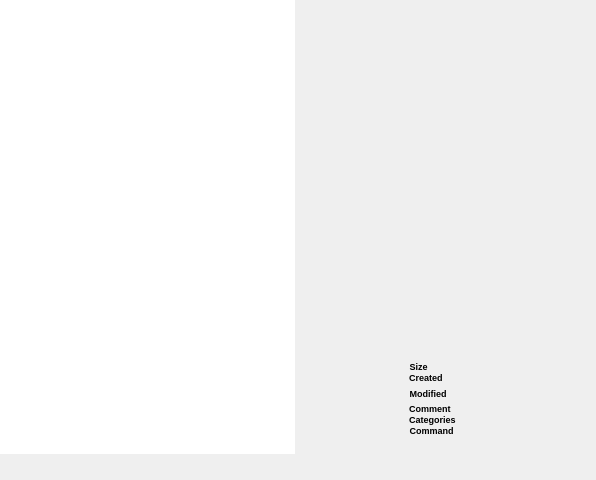
<?xml version="1.0" encoding="UTF-8"?>
<ui version="4.0">
 <class>Form</class>
 <widget class="QWidget" name="Form">
  <property name="geometry">
   <rect>
    <x>0</x>
    <y>0</y>
    <width>596</width>
    <height>480</height>
   </rect>
  </property>
  <property name="windowTitle">
   <string>Form</string>
  </property>
  <property name="styleSheet">
   <string notr="true">padding: 0;
margin: 0;</string>
  </property>
  <layout class="QGridLayout" name="gridLayout">
   <property name="leftMargin">
    <number>0</number>
   </property>
   <property name="topMargin">
    <number>0</number>
   </property>
   <property name="rightMargin">
    <number>0</number>
   </property>
   <property name="bottomMargin">
    <number>6</number>
   </property>
   <property name="spacing">
    <number>6</number>
   </property>
   <item row="1" column="0" colspan="2">
    <widget class="QFrame" name="frame">
     <property name="sizePolicy">
      <sizepolicy hsizetype="Preferred" vsizetype="Fixed">
       <horstretch>0</horstretch>
       <verstretch>0</verstretch>
      </sizepolicy>
     </property>
     <property name="frameShape">
      <enum>QFrame::NoFrame</enum>
     </property>
     <property name="frameShadow">
      <enum>QFrame::Plain</enum>
     </property>
     <layout class="QGridLayout" name="gridLayout_2">
      <property name="leftMargin">
       <number>0</number>
      </property>
      <property name="topMargin">
       <number>0</number>
      </property>
      <property name="rightMargin">
       <number>0</number>
      </property>
      <property name="bottomMargin">
       <number>0</number>
      </property>
      <item row="0" column="0">
       <widget class="QLabel" name="status">
        <property name="sizePolicy">
         <sizepolicy hsizetype="Preferred" vsizetype="Fixed">
          <horstretch>0</horstretch>
          <verstretch>0</verstretch>
         </sizepolicy>
        </property>
        <property name="styleSheet">
         <string notr="true">padding-left: 5px;</string>
        </property>
        <property name="text">
         <string/>
        </property>
       </widget>
      </item>
     </layout>
    </widget>
   </item>
   <item row="0" column="0">
    <widget class="QListWidget" name="list_widget">
     <property name="sizePolicy">
      <sizepolicy hsizetype="Expanding" vsizetype="Expanding">
       <horstretch>0</horstretch>
       <verstretch>0</verstretch>
      </sizepolicy>
     </property>
     <property name="cursor" stdset="0">
      <cursorShape>PointingHandCursor</cursorShape>
     </property>
     <property name="mouseTracking">
      <bool>true</bool>
     </property>
     <property name="frameShape">
      <enum>QFrame::NoFrame</enum>
     </property>
     <property name="frameShadow">
      <enum>QFrame::Plain</enum>
     </property>
     <property name="verticalScrollBarPolicy">
      <enum>Qt::ScrollBarAsNeeded</enum>
     </property>
     <property name="horizontalScrollBarPolicy">
      <enum>Qt::ScrollBarAlwaysOff</enum>
     </property>
     <property name="gridSize">
      <size>
       <width>0</width>
       <height>50</height>
      </size>
     </property>
     <property name="wordWrap">
      <bool>true</bool>
     </property>
     <property name="sortingEnabled">
      <bool>true</bool>
     </property>
    </widget>
   </item>
   <item row="0" column="1">
    <widget class="QWidget" name="widget_info" native="true">
     <layout class="QGridLayout" name="gridLayout_9">
      <item row="0" column="0">
       <widget class="QFrame" name="frame_2">
        <property name="sizePolicy">
         <sizepolicy hsizetype="Expanding" vsizetype="Preferred">
          <horstretch>0</horstretch>
          <verstretch>0</verstretch>
         </sizepolicy>
        </property>
        <property name="frameShape">
         <enum>QFrame::NoFrame</enum>
        </property>
        <property name="frameShadow">
         <enum>QFrame::Plain</enum>
        </property>
        <layout class="QGridLayout" name="gridLayout_6">
         <item row="0" column="0" colspan="2">
          <widget class="QLabel" name="image">
           <property name="text">
            <string/>
           </property>
           <property name="alignment">
            <set>Qt::AlignCenter</set>
           </property>
          </widget>
         </item>
        </layout>
       </widget>
      </item>
      <item row="3" column="0">
       <widget class="QLabel" name="version">
        <property name="sizePolicy">
         <sizepolicy hsizetype="Preferred" vsizetype="Fixed">
          <horstretch>0</horstretch>
          <verstretch>0</verstretch>
         </sizepolicy>
        </property>
        <property name="font">
         <font>
          <pointsize>8</pointsize>
         </font>
        </property>
        <property name="text">
         <string/>
        </property>
        <property name="alignment">
         <set>Qt::AlignCenter</set>
        </property>
       </widget>
      </item>
      <item row="4" column="0">
       <widget class="QFrame" name="frame_info">
        <property name="sizePolicy">
         <sizepolicy hsizetype="Preferred" vsizetype="Fixed">
          <horstretch>0</horstretch>
          <verstretch>0</verstretch>
         </sizepolicy>
        </property>
        <property name="font">
         <font>
          <pointsize>7</pointsize>
         </font>
        </property>
        <property name="frameShape">
         <enum>QFrame::NoFrame</enum>
        </property>
        <property name="frameShadow">
         <enum>QFrame::Plain</enum>
        </property>
        <layout class="QGridLayout" name="gridLayout_8">
         <property name="topMargin">
          <number>30</number>
         </property>
         <property name="spacing">
          <number>0</number>
         </property>
         <item row="0" column="2" colspan="2">
          <widget class="QLabel" name="lsize">
           <property name="font">
            <font>
             <pointsize>7</pointsize>
            </font>
           </property>
           <property name="text">
            <string/>
           </property>
           <property name="wordWrap">
            <bool>true</bool>
           </property>
          </widget>
         </item>
         <item row="3" column="1">
          <widget class="QLabel" name="label_7">
           <property name="sizePolicy">
            <sizepolicy hsizetype="Fixed" vsizetype="Preferred">
             <horstretch>0</horstretch>
             <verstretch>0</verstretch>
            </sizepolicy>
           </property>
           <property name="font">
            <font>
             <pointsize>7</pointsize>
             <weight>75</weight>
             <bold>true</bold>
            </font>
           </property>
           <property name="text">
            <string>Comment   </string>
           </property>
           <property name="alignment">
            <set>Qt::AlignRight|Qt::AlignTrailing|Qt::AlignVCenter</set>
           </property>
          </widget>
         </item>
         <item row="1" column="1">
          <widget class="QLabel" name="label_11">
           <property name="sizePolicy">
            <sizepolicy hsizetype="Fixed" vsizetype="Preferred">
             <horstretch>0</horstretch>
             <verstretch>0</verstretch>
            </sizepolicy>
           </property>
           <property name="font">
            <font>
             <pointsize>7</pointsize>
             <weight>75</weight>
             <bold>true</bold>
            </font>
           </property>
           <property name="text">
            <string>Created   </string>
           </property>
           <property name="alignment">
            <set>Qt::AlignRight|Qt::AlignTrailing|Qt::AlignVCenter</set>
           </property>
          </widget>
         </item>
         <item row="2" column="0">
          <spacer name="horizontalSpacer">
           <property name="orientation">
            <enum>Qt::Horizontal</enum>
           </property>
           <property name="sizeType">
            <enum>QSizePolicy::Fixed</enum>
           </property>
           <property name="sizeHint" stdset="0">
            <size>
             <width>90</width>
             <height>20</height>
            </size>
           </property>
          </spacer>
         </item>
         <item row="3" column="2" colspan="2">
          <widget class="QLabel" name="lcomment">
           <property name="font">
            <font>
             <pointsize>7</pointsize>
            </font>
           </property>
           <property name="text">
            <string/>
           </property>
           <property name="wordWrap">
            <bool>true</bool>
           </property>
          </widget>
         </item>
         <item row="4" column="1">
          <widget class="QLabel" name="label_12">
           <property name="font">
            <font>
             <pointsize>7</pointsize>
             <weight>75</weight>
             <bold>true</bold>
            </font>
           </property>
           <property name="text">
            <string>Categories   </string>
           </property>
           <property name="alignment">
            <set>Qt::AlignRight|Qt::AlignTrailing|Qt::AlignVCenter</set>
           </property>
          </widget>
         </item>
         <item row="5" column="2" colspan="2">
          <widget class="QLabel" name="lcommand">
           <property name="font">
            <font>
             <pointsize>7</pointsize>
            </font>
           </property>
           <property name="text">
            <string/>
           </property>
           <property name="wordWrap">
            <bool>true</bool>
           </property>
          </widget>
         </item>
         <item row="2" column="1">
          <widget class="QLabel" name="label_4">
           <property name="sizePolicy">
            <sizepolicy hsizetype="Fixed" vsizetype="Preferred">
             <horstretch>0</horstretch>
             <verstretch>0</verstretch>
            </sizepolicy>
           </property>
           <property name="font">
            <font>
             <pointsize>7</pointsize>
             <weight>75</weight>
             <bold>true</bold>
            </font>
           </property>
           <property name="text">
            <string>Modified   </string>
           </property>
           <property name="alignment">
            <set>Qt::AlignRight|Qt::AlignTrailing|Qt::AlignVCenter</set>
           </property>
          </widget>
         </item>
         <item row="0" column="1">
          <widget class="QLabel" name="label_2">
           <property name="sizePolicy">
            <sizepolicy hsizetype="Fixed" vsizetype="Preferred">
             <horstretch>0</horstretch>
             <verstretch>0</verstretch>
            </sizepolicy>
           </property>
           <property name="font">
            <font>
             <pointsize>7</pointsize>
             <weight>75</weight>
             <bold>true</bold>
            </font>
           </property>
           <property name="text">
            <string>Size   </string>
           </property>
           <property name="alignment">
            <set>Qt::AlignRight|Qt::AlignTrailing|Qt::AlignVCenter</set>
           </property>
          </widget>
         </item>
         <item row="4" column="2" colspan="2">
          <widget class="QLabel" name="lcategories">
           <property name="font">
            <font>
             <pointsize>7</pointsize>
            </font>
           </property>
           <property name="text">
            <string/>
           </property>
          </widget>
         </item>
         <item row="2" column="2" colspan="2">
          <widget class="QLabel" name="lmodified">
           <property name="font">
            <font>
             <pointsize>7</pointsize>
            </font>
           </property>
           <property name="text">
            <string/>
           </property>
           <property name="wordWrap">
            <bool>true</bool>
           </property>
          </widget>
         </item>
         <item row="1" column="2" colspan="2">
          <widget class="QLabel" name="lcreated">
           <property name="font">
            <font>
             <pointsize>7</pointsize>
            </font>
           </property>
           <property name="text">
            <string/>
           </property>
           <property name="wordWrap">
            <bool>true</bool>
           </property>
          </widget>
         </item>
         <item row="5" column="1">
          <widget class="QLabel" name="label_5">
           <property name="sizePolicy">
            <sizepolicy hsizetype="Fixed" vsizetype="Preferred">
             <horstretch>0</horstretch>
             <verstretch>0</verstretch>
            </sizepolicy>
           </property>
           <property name="font">
            <font>
             <pointsize>7</pointsize>
             <weight>75</weight>
             <bold>true</bold>
            </font>
           </property>
           <property name="text">
            <string>Command   </string>
           </property>
           <property name="alignment">
            <set>Qt::AlignRight|Qt::AlignTrailing|Qt::AlignVCenter</set>
           </property>
          </widget>
         </item>
        </layout>
       </widget>
      </item>
      <item row="2" column="0">
       <widget class="QLabel" name="title">
        <property name="sizePolicy">
         <sizepolicy hsizetype="Preferred" vsizetype="Fixed">
          <horstretch>0</horstretch>
          <verstretch>0</verstretch>
         </sizepolicy>
        </property>
        <property name="font">
         <font>
          <pointsize>13</pointsize>
         </font>
        </property>
        <property name="text">
         <string/>
        </property>
        <property name="alignment">
         <set>Qt::AlignCenter</set>
        </property>
        <property name="wordWrap">
         <bool>true</bool>
        </property>
       </widget>
      </item>
      <item row="1" column="0">
       <spacer name="verticalSpacer">
        <property name="orientation">
         <enum>Qt::Vertical</enum>
        </property>
        <property name="sizeType">
         <enum>QSizePolicy::Fixed</enum>
        </property>
        <property name="sizeHint" stdset="0">
         <size>
          <width>20</width>
          <height>40</height>
         </size>
        </property>
       </spacer>
      </item>
     </layout>
    </widget>
   </item>
  </layout>
 </widget>
 <resources/>
 <connections/>
</ui>
